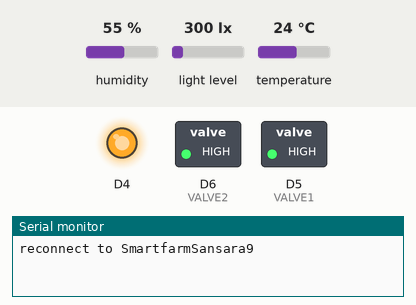
Simulated run of this sketch. Board: ESP8266 (NodeMCU). On the bench: switched loads named in the sketch (green lamp = pin HIGH), output pins drawn as LEDs (lit = HIGH, except the on-board LED, lit = LOW), the last lines printed to the serial monitor. The test bench sets the inputs (shaded band); at power-on: humidity 55 %, light level 300 lx, temperature 24 °C. WiFi joins after 1.5 s; servers stay silent unless stated; uploads are accepted with an empty reply.

Above: at 0.8 s.
At 30.8 s:
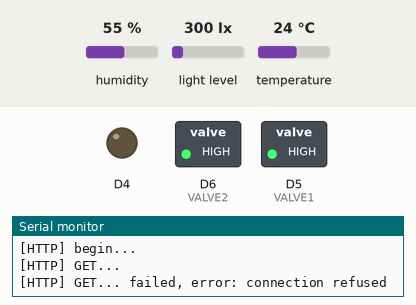
Timing chart, 0 to 77.0 s (numbered marks = the images above):
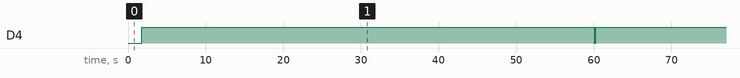

Measured:
- by itself, D4: alternates HIGH for 59.0 s and LOW for 0.21 s

The sketch:

node_main.ino
```cpp
#include <Arduino.h>
#include <ESP8266WiFi.h>
#include <ESP8266HTTPClient.h>
#include <ESP8266WiFiMulti.h>
#include <Wire.h>
#include <BH1750.h>
#include <Adafruit_AM2315.h>

//define valve control
#define VALVE1 D5
#define VALVE2 D6
#define VALVE3 D7
#define VALVE4 D8

HTTPClient http;
ESP8266WiFiMulti WiFiMulti;

BH1750 lightMeter(0x23);
Adafruit_AM2315 am2315;

//setting WiFi Connecting

const char* ssid = "SmartfarmSansara9";
const char* password = "kmutnbsansara";

//const char* ssid = "atz";
//const char* password = "11111111";

//const char* ssid = "Sansara@Salawin9.0";
//const char* password = "sansara9";

//const char* ssid = "hakmaitai";
//const char* password = "10508420243";


unsigned long previousMillis_s = 0;
unsigned long previousMillis_v = 0;
const long interval_sensor = 60000;
const long interval_valve = 20000;
bool first = false;
bool failed = false;

//setting host connection
String host = "http://www.sansara9smartfarm.com";
String url = "";
String database = "smartfarm";

String status_text = "";
//setting static ip address
IPAddress local_ip = {192, 168, 1, 180};
IPAddress gateway = {192, 168, 1, 1};
IPAddress subnet = {255, 255, 255, 0};

void setup()
{

  pinMode(VALVE1, OUTPUT);     // Initialize the VALVE1 pin as an output
  pinMode(VALVE2, OUTPUT);     // Initialize the VALVE2 pin as an output
  //not use valve 3 and 4
  //  pinMode(VALVE3, OUTPUT);     // Initialize the VALVE3 pin as an output
  //  pinMode(VALVE4, OUTPUT);     // Initialize the VALVE4 pin as an output
  pinMode(BUILTIN_LED, OUTPUT);
  digitalWrite(VALVE1, HIGH);
  digitalWrite(VALVE2, HIGH);
  Serial.begin(115200);

  Wire.begin();
  lightMeter.begin(BH1750_CONTINUOUS_HIGH_RES_MODE);
  //  Serial.println(F("BH1750 Test"));

  //    if (! am2315.begin()) {
  //      //    Serial.println("Sensor not found, check wiring & pullups!");
  //      while (1);
  //    }

  WiFi.config(local_ip, gateway, subnet);
  //  connectWifi(ssid, password);
  WiFiMulti.addAP(ssid, password);

}
void loop() {
  unsigned long currentMillis = millis();
  if ( currentMillis - previousMillis_s >= interval_sensor || !first || failed) {
    previousMillis_s = currentMillis;

    checking_WiFi();
    //  send brightness
    uint16_t lux = lightMeter.readLightLevel();
    Serial.print("Light: ");
    Serial.print(lux);
    Serial.println(" lx");

    //  send temp data form am2315
    //send air_humidity
    uint16_t humid = am2315.readHumidity();
    Serial.print("Air humidity: ");
    Serial.print(humid);
    Serial.println(" %");
    //send air_temperature
    uint16_t temp = am2315.readTemperature();
    Serial.print("Air temperature: ");
    Serial.print(temp);
    Serial.println(" %");


    if ((WiFiMulti.run() == WL_CONNECTED)) {
      if (isnan(temp) || isnan(humid) || isnan(lux)) {
        failed = true;
        Serial.println("Error");
        delay(1000);
      } else {
        failed = false;
        String datamassage = "temp=";
        datamassage += temp;
        datamassage += ",humid=";
        datamassage += humid;
        datamassage += ",brightness=";
        datamassage += lux;
        send_data(host, database , datamassage);

      }
    }
  }
  if ( currentMillis - previousMillis_v >= interval_valve || !first || failed) {
    previousMillis_v = currentMillis;
    //send get req for check valve 2
    String api = "/api/get/valve_status/1";
    checking_status_valve1();

    //    send get req for check valve 2
    api = "/api/get/valve_status/2";
    checking_status_valve2();
  }


}
//void connectWifi(const char* ssid, const char* password) {
//  Serial.println();
//  Serial.println();
//  Serial.print("Connecting to ");
//  Serial.println(ssid);
//
//  //  WiFi.begin(ssid, password);
//
//  while (WiFi.status() != WL_CONNECTED) {
//    delay(500);
//    Serial.print(".");
//  }
//
//  Serial.println("");
//  Serial.println("WiFi connected");
//  Serial.println("IP address: ");
//  Serial.println(WiFi.localIP());
//  Serial.println();
//  Serial.println();
//  delay(1000);
//}
void checking_WiFi() {
  if (WiFi.status() != WL_CONNECTED)
  {
    Serial.print("reconnect to ");
    Serial.println(ssid);
    //    WiFi.begin(ssid, password);
    WiFiMulti.addAP(ssid, password);
    while (WiFiMulti.run() != WL_CONNECTED)
    {
      delay(500);
      Serial.print(".");
    }
  }
  Serial.println("WiFi currenly connected");
  Serial.println("IP address: ");
  Serial.println(WiFi.localIP());
}


void send_data(String host, String database, String datamassage) {

  digitalWrite(BUILTIN_LED, LOW);
  first = true;
  String  url = host + ":8086/write?db=";
  url += database;

  String message = "main-sensor";
  //  message += ",type=";
  //  message += type;
  message += ",region=";
  message += "maesareang";
  message += " " + datamassage;
  //  message += " temp=";
  //  message += t_av;
  //  message += ",humid=";
  //  message += h_av;
  message += ",heap=";
  message += ESP.getFreeHeap();


  Serial.println(url);
  Serial.println(message);

  http.begin(url); //HTTP


  int httpCode = http.POST(message);
  if (httpCode > 0) {
    Serial.printf("[HTTP] GET... code: %d\n", httpCode);
    if (httpCode == HTTP_CODE_OK) {
      String payload = http.getString();
      //Serial.println(payload);
    }
  } else {
    Serial.printf("[HTTP] GET... failed, error: %s\n", http.errorToString(httpCode).c_str());
  }

  http.end();
  //led blink when send data
  digitalWrite(BUILTIN_LED, HIGH);
}

void checking_status_valve1() {

  Serial.print("connecting to ");
  Serial.println(host);
  Serial.print("Requesting URL: ");
  Serial.println(url);

  // This will send the request to the server


  Serial.print("[HTTP] begin...\n");
  // configure traged server and url
  //http.begin("https://192.168.1.12/test.html", "7a 9c f4 db 40 d3 62 5a 6e 21 bc 5c cc 66 c8 3e a1 45 59 38"); //HTTPS
  http.begin("http://www.sansara9smartfarm.com/api/get/valve_status/1"); //HTTP

  Serial.print("[HTTP] GET...\n");
  // start connection and send HTTP header
  int httpCode = http.GET();

  // httpCode will be negative on error
  if (httpCode > 0) {
    // HTTP header has been send and Server response header has been handled
    Serial.printf("[HTTP] GET... code: %d\n", httpCode);

    // file found at server
    if (httpCode == HTTP_CODE_OK) {
      String payload = http.getString();
      Serial.println(payload);
      //      int find_o = payload.indexOf('O');
      int find_f = payload.indexOf('F');
      int find_n = payload.indexOf('N');
      if (find_f == 0 && find_n == 1) {
        Serial.println("ON state");
        digitalWrite(VALVE1, LOW);

        //      break;
      } else if (find_f == 1 && find_n == 0) {
        Serial.println("OFF state");
        digitalWrite(VALVE1, HIGH);

        //      break;
      }
    }
  } else {
    Serial.printf("[HTTP] GET... failed, error: %s\n", http.errorToString(httpCode).c_str());
  }

  http.end();

}
void checking_status_valve2() {


  Serial.print("connecting to ");
  Serial.println(host);
  Serial.print("Requesting URL: ");
  Serial.println(url);

  // This will send the request to the server


  Serial.print("[HTTP] begin...\n");
  // configure traged server and url
  //http.begin("https://192.168.1.12/test.html", "7a 9c f4 db 40 d3 62 5a 6e 21 bc 5c cc 66 c8 3e a1 45 59 38"); //HTTPS
  http.begin("http://www.sansara9smartfarm.com/api/get/valve_status/2"); //HTTP

  Serial.print("[HTTP] GET...\n");
  // start connection and send HTTP header
  int httpCode = http.GET();

  // httpCode will be negative on error
  if (httpCode > 0) {
    // HTTP header has been send and Server response header has been handled
    Serial.printf("[HTTP] GET... code: %d\n", httpCode);

    // file found at server
    if (httpCode == HTTP_CODE_OK) {
      String payload = http.getString();
      Serial.println(payload);
      //      int find_o = payload.indexOf('O');
      int find_f = payload.indexOf('F');
      int find_n = payload.indexOf('N');
      if (find_f == 0 && find_n == 1) {
        Serial.println("ON state");
        digitalWrite(VALVE2, LOW);

        //      break;
      } else if (find_f == 1 && find_n == 0) {
        Serial.println("OFF state");
        digitalWrite(VALVE2, HIGH);

        //      break;
      }
    }
  } else {
    Serial.printf("[HTTP] GET... failed, error: %s\n", http.errorToString(httpCode).c_str());
  }

  http.end();
}
```
